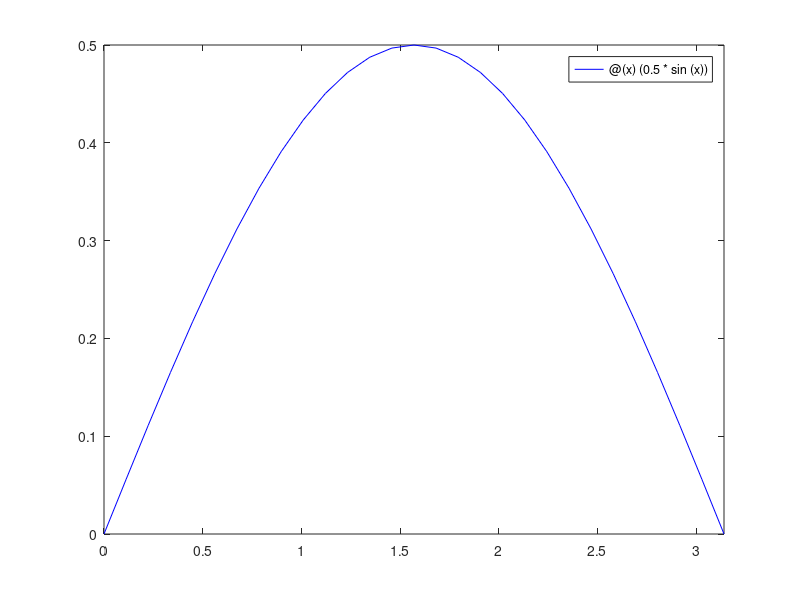
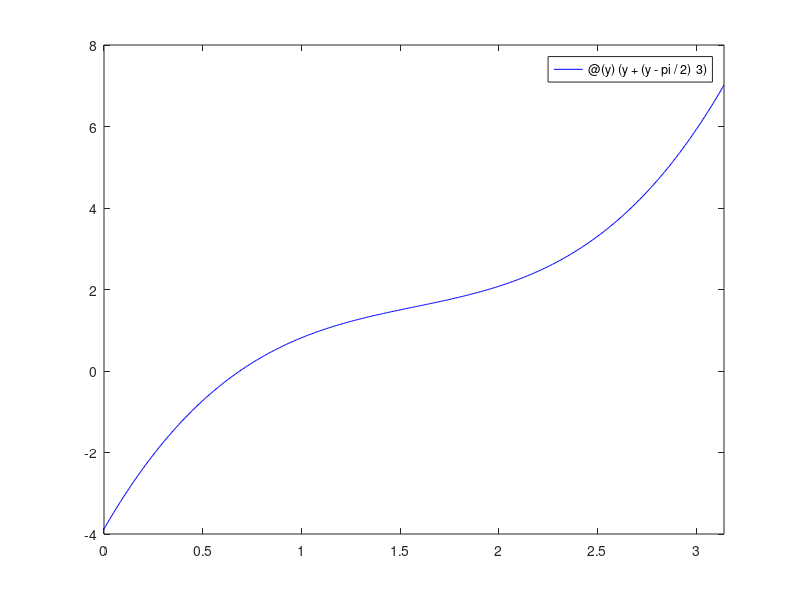
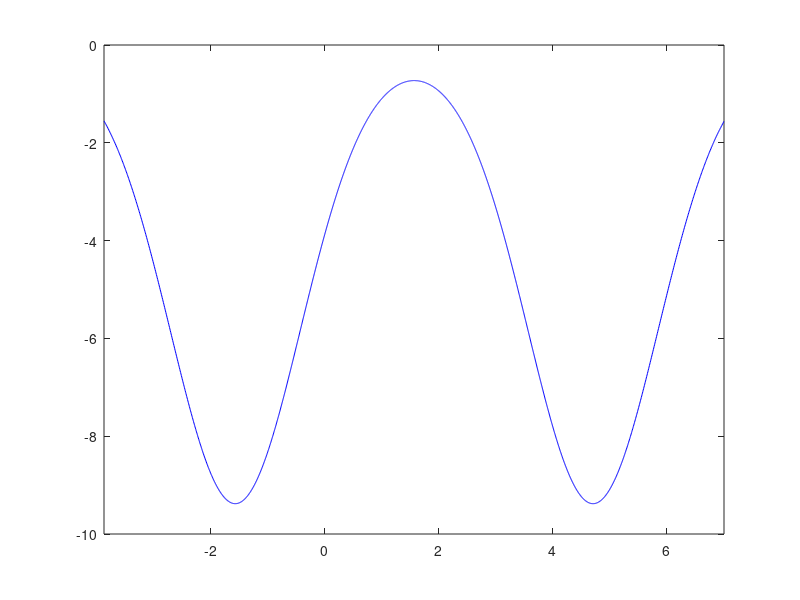

Here is the MATLAB script that generated these plots, in order: (Note: this script raises an error after producing the figures.)
%Gino Rospigliosi
%ENME392 Spring 19
%Section 0201
%HW3
%%Problem 1(b)
%X=0.5sin(x) 0=<X=<pi
%Y=X+(X-pi/2)^3
%Bounds
%Lower Bound
aX=0;
%Upper Bound
bX=pi;
X=[0:.001:pi];
XX=0.5*sin(X);
Y=[0:.001:pi];
YY=Y+(Y-pi/2).^3;
[ymax ind] = max(YY);
Ymax = YY(ind)
[ymin ind] = min(YY);
Ymin = YY(ind)
figure(1)
fplot(@(x) (0.5*sin(x)),[0 pi],'b')
figure(2)
fplot(@(y) (y+(y-pi/2)^3),[0 pi], 'b')
figure(3)
xaxis=[Ymin Ymax];
pdfY=(0.5*sin(YY)+(0.5*sin(YY)-pi/2).^3);
plot(YY, pdfY,'b')
xlim([Ymin Ymax])
%%
%Problem 4(c)
V = 100 ;
alpha = pi/180*( 40 + 1*randn(10000,1) ) ;
L = V^2 * sin(2*alpha) / 9.8 ;
figure
histogram(L)
alphaI_mean=mean(alpha)
alphaI_std= std(alpha)
L_mean=mean(L)
L_std= std(L)
%%
V = 140 ;
alpha = pi/180*( 15 + 1*randn(10000,1) ) ;
L = V^2 * sin(2*alpha) / 9.8 ;
figure
histogram(L)
alphaI_mean=mean(alpha)
alphaI_std= std(alpha)
L_mean=mean(L)
L_std= std(L)
%Problem 4(d)
%I think random sampling is more accurate
%Porblem 4(e)
%Option 2 is best as show by parts c-d







